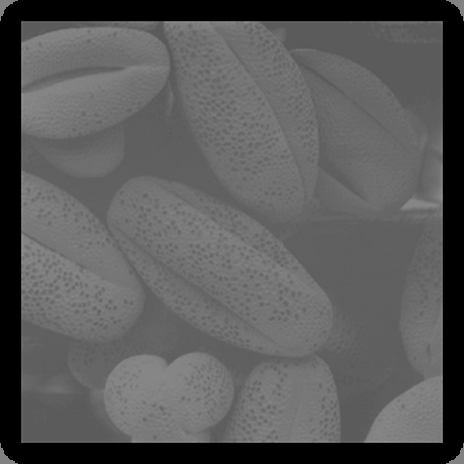
#> input picture lab2/grain.png, 464 x 464 px
$ python stretching.py
#> lines starting #> are read from the running program, lines starting #| are printed output that depends on the picture
import cv2
import matplotlib.pyplot as plt

image = cv2.imread('grain.png', 0)
#> image is the input picture: shape (464, 464); min 0, max 147, mean 89.9
height = image.shape[0]
#> height = 464
width = image.shape[1]
#> width = 464
for i in range(0, height):
	for j in range(0, width):
		x = image[i][j]
		if(x < 80):
			image[i][j] = x/2
		elif(x >80 and x<160):
			image[i][j] = 2*x-120
		else:
			image[i][j] = 0.578*x+107.52
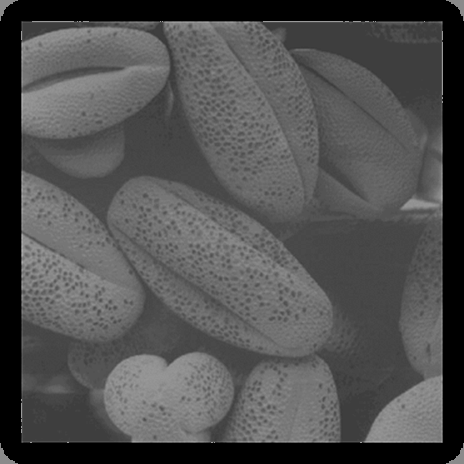
#> image: shape (464, 464); min 0, max 174, mean 80.3

plt.imshow(image, cmap='gray')
plt.title("Bit-stretching")
plt.show()

freq = [0 for i in range(256)]
#> freq = 256 values from 0 to 0
for i in range(0, height):
	for j in range(0, width):
	    x = image[i][j]
	    freq[x] = freq[x]+1
#> after the loop, freq = 256 values, max 35253 at index 0, min 0 at index 3, mean 841

plt.bar(range(256), freq, color='blue')
plt.xlabel("Intensity")
plt.ylabel("Frequency")
plt.title("Histogram After Stretching")
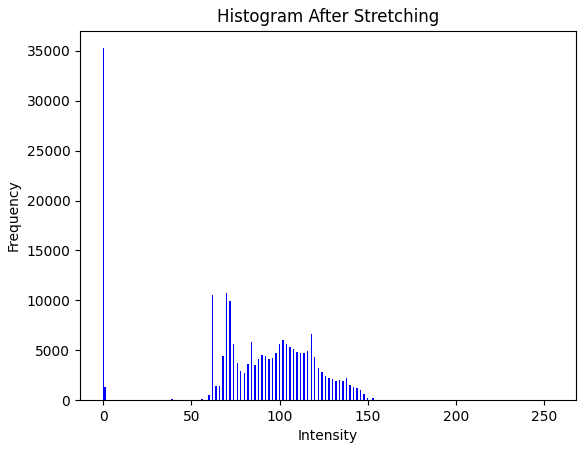
#> figure drawn by matplotlib, 1 panel; tallest bar 35253 high, from x = -0.4 to 0.4
